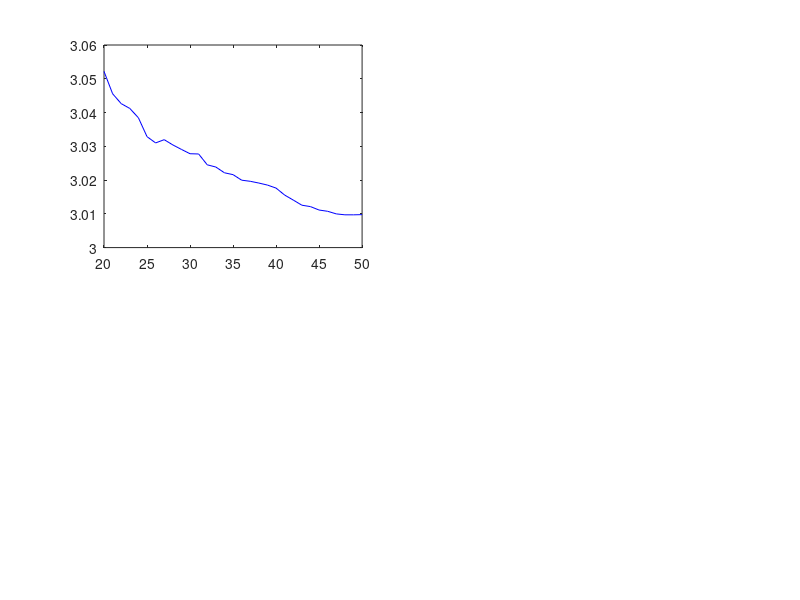

Write MATLAB code to recreate this figure. (Note: this script raises an error after producing the figure.)
clear all; 
load("exp2_data.mat");  %load the partial noisy data for example 2
nl = data.nl; %noisy level 
Xd = data.Xd; Zd = data.Zd; Ud = data.Ud; % pre-collected data

%% Calculate the upper bound using diffent sample length
n = size(Xd,2);
bu = cell(1,n); au = cell(1,n); T = cell(1,n);
for i=1:n
   L = size(Xd{i},2);
   %upper bound claculation
   ls = 20;
   for j=ls:L
       Did = [Ud{i}(:,1:j);Zd{i}(:,1:j)];
       Did_inv = pinv(Did);
       Dib = Did_inv(:,1);  Dia = Did_inv(:,2:end);
       bu{i}(j-ls+1) = norm(Xd{i}(:,1:j)*Dib,2) + sqrt(j)*nl*norm(Dib,2); % Eq. 6
       au{i}(j-ls+1) = norm(Xd{i}(:,1:j)*Dia,2) + sqrt(j)*nl*norm(Dia,2); % Eq. 7
       T{i}(j-ls+1) = j; %data length
   end
end

figure(1)
subplot(2,2,1)
plot(T{1},bu{1},'-b')
xlabel('$L_1$',Interpreter='latex')
ylabel('$b_{1u}$',Interpreter='latex')
subplot(2,2,2)
plot(T{2},bu{2},'-b')
xlabel('$L_2$',Interpreter='latex')
ylabel('$b_{2u}$',Interpreter='latex')
subplot(2,2,3)
plot(T{1},au{1},'-b')
xlabel('$L_1$',Interpreter='latex')
ylabel('$a_{1u}$',Interpreter='latex')
subplot(2,2,4)
plot(T{2},au{2},'-b')
xlabel('$L_2$',Interpreter='latex')
ylabel('$a_{2u}$',Interpreter='latex')
